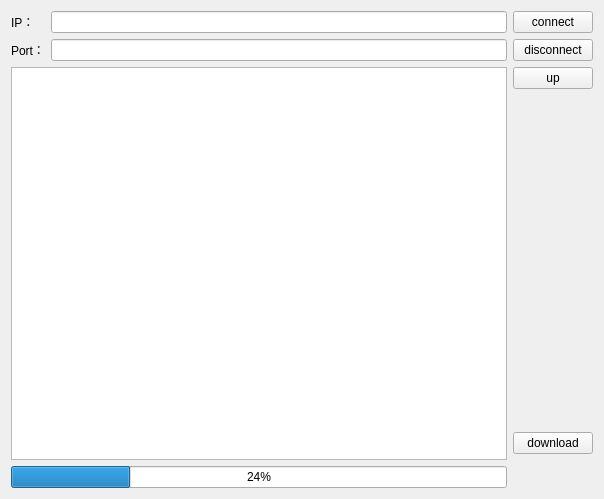
<?xml version="1.0" encoding="UTF-8"?>
<ui version="4.0">
 <class>ClientWidget</class>
 <widget class="QWidget" name="ClientWidget">
  <property name="geometry">
   <rect>
    <x>0</x>
    <y>0</y>
    <width>604</width>
    <height>499</height>
   </rect>
  </property>
  <property name="windowTitle">
   <string>ClientWidget</string>
  </property>
  <layout class="QGridLayout" name="gridLayout">
   <item row="0" column="0">
    <widget class="QLabel" name="label">
     <property name="text">
      <string>IP：</string>
     </property>
    </widget>
   </item>
   <item row="0" column="1">
    <widget class="QLineEdit" name="ip_lineEdit"/>
   </item>
   <item row="0" column="2">
    <widget class="QPushButton" name="connectpushButton">
     <property name="text">
      <string>connect</string>
     </property>
    </widget>
   </item>
   <item row="1" column="0">
    <widget class="QLabel" name="label_2">
     <property name="text">
      <string>Port：</string>
     </property>
    </widget>
   </item>
   <item row="1" column="1">
    <widget class="QLineEdit" name="port_lineEdit"/>
   </item>
   <item row="1" column="2">
    <widget class="QPushButton" name="dis_pushButton">
     <property name="text">
      <string>disconnect</string>
     </property>
    </widget>
   </item>
   <item row="2" column="0" rowspan="4" colspan="2">
    <widget class="QTextBrowser" name="textBrowser"/>
   </item>
   <item row="2" column="2">
    <widget class="QPushButton" name="up_pushButton">
     <property name="text">
      <string>up</string>
     </property>
    </widget>
   </item>
   <item row="3" column="2">
    <spacer name="verticalSpacer">
     <property name="orientation">
      <enum>Qt::Vertical</enum>
     </property>
     <property name="sizeHint" stdset="0">
      <size>
       <width>20</width>
       <height>308</height>
      </size>
     </property>
    </spacer>
   </item>
   <item row="4" column="2">
    <widget class="QPushButton" name="download_pushButton">
     <property name="text">
      <string>download</string>
     </property>
    </widget>
   </item>
   <item row="6" column="0" colspan="2">
    <widget class="QProgressBar" name="progressBar">
     <property name="value">
      <number>24</number>
     </property>
    </widget>
   </item>
  </layout>
 </widget>
 <resources/>
 <connections/>
</ui>
